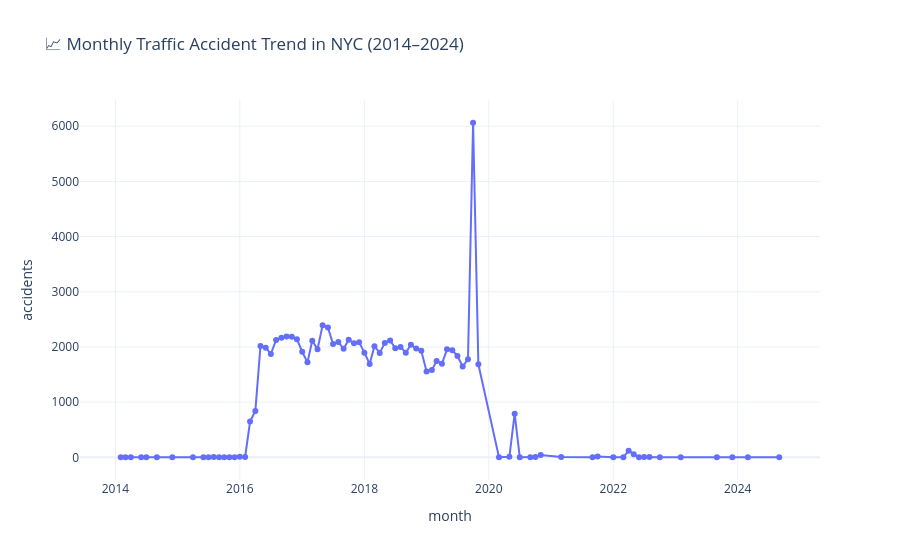
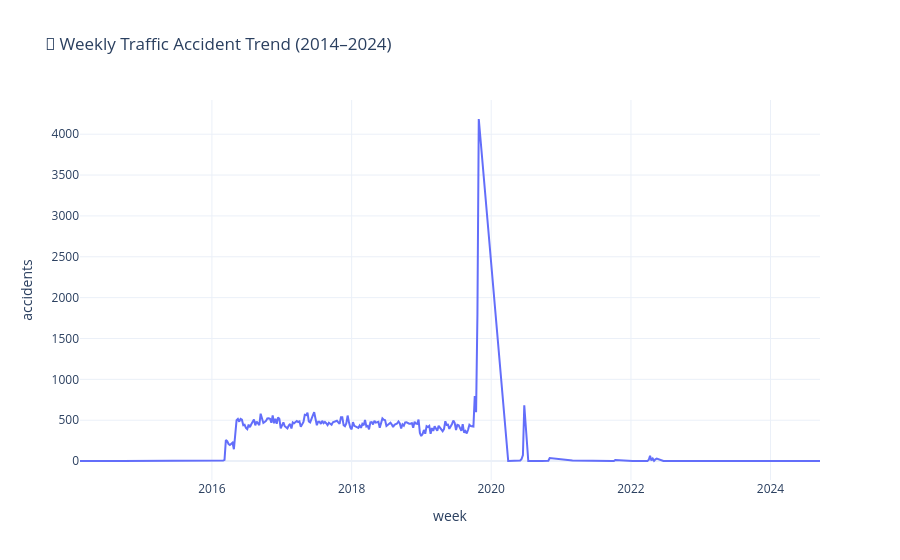

Write notebook code for charts like these, in order.
### Markdown cell above
### Monthly + Weekly Trends & Forecasting

### Code cell
# === Monthly Aggregation & Plot ===
data['month'] = data['crash_date'].dt.to_period('M')
monthly = data.groupby('month').size().reset_index(name='accidents')
monthly['month'] = pd.to_datetime(monthly['month'].astype(str))

fig_monthly = px.line(
    monthly, x='month', y='accidents', markers=True,
    title='📈 Monthly Traffic Accident Trend in NYC (2014–2024)'
)
fig_monthly.show()

# === Weekly Aggregation & Plot ===
data['week'] = data['crash_date'].dt.to_period('W').apply(lambda r: r.start_time)
weekly = data.groupby('week').size().reset_index(name='accidents')
fig_weekly = px.line(
    weekly, x='week', y='accidents',
    title='📅 Weekly Traffic Accident Trend (2014–2024)'
)
fig_weekly.show()

# === Forecasting with ARIMA (Monthly) ===
ts = monthly.set_index('month')['accidents'].asfreq('MS').fillna(method='ffill')
model = ARIMA(ts, order=(1, 1, 1))
result = model.fit()
